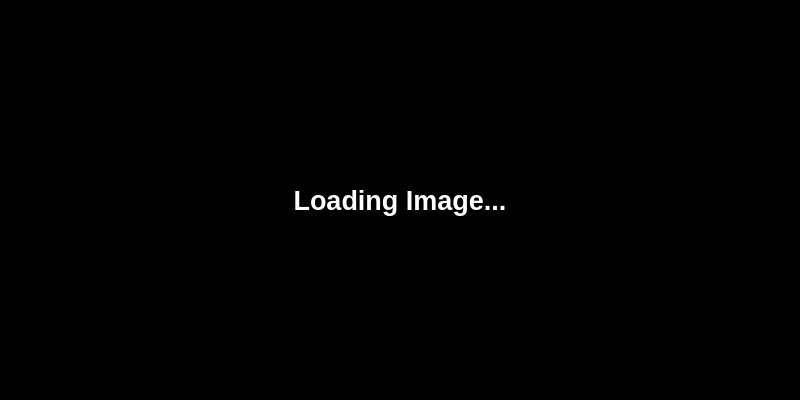
<?xml version="1.0" encoding="UTF-8"?>
<ui version="4.0">
 <class>MainWindow</class>
 <widget class="QMainWindow" name="MainWindow">
  <property name="geometry">
   <rect>
    <x>0</x>
    <y>0</y>
    <width>800</width>
    <height>400</height>
   </rect>
  </property>
  <property name="windowTitle">
   <string>MainWindow</string>
  </property>
  <property name="styleSheet">
   <string notr="true">background-color: black;
color: white</string>
  </property>
  <property name="tabShape">
   <enum>QTabWidget::Rounded</enum>
  </property>
  <widget class="QWidget" name="centralwidget">
   <layout class="QHBoxLayout" name="horizontalLayout">
    <property name="spacing">
     <number>0</number>
    </property>
    <property name="leftMargin">
     <number>0</number>
    </property>
    <property name="topMargin">
     <number>0</number>
    </property>
    <property name="rightMargin">
     <number>0</number>
    </property>
    <property name="bottomMargin">
     <number>0</number>
    </property>
    <item>
     <layout class="QVBoxLayout" name="verticalLayout">
      <property name="spacing">
       <number>0</number>
      </property>
      <item>
       <widget class="QLabel" name="image">
        <property name="font">
         <font>
          <family>Segoe UI</family>
          <pointsize>20</pointsize>
          <weight>75</weight>
          <bold>true</bold>
         </font>
        </property>
        <property name="cursor">
         <cursorShape>CrossCursor</cursorShape>
        </property>
        <property name="lineWidth">
         <number>2</number>
        </property>
        <property name="text">
         <string>Loading Image...</string>
        </property>
        <property name="alignment">
         <set>Qt::AlignCenter</set>
        </property>
       </widget>
      </item>
     </layout>
    </item>
   </layout>
  </widget>
 </widget>
 <resources/>
 <connections/>
</ui>
